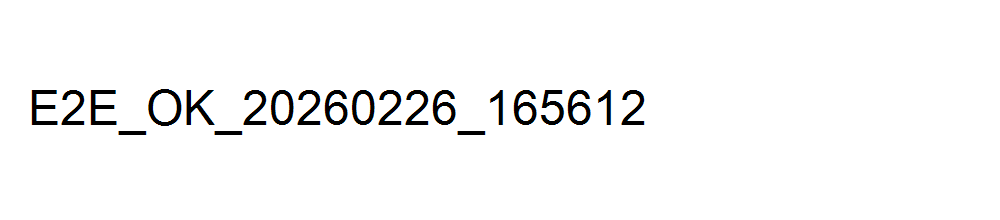
#> input picture e2e-e5517eb4-9528-4c59-9e9a-d2940efaace2.png, 1000 x 220 px; the run also reads 1 picture not shown here
$ python image_enhancer.py ../.. out ../../test_image.png ../../e2e-e5517eb4-9528-4c59-9e9a-d2940efaace2.png ../../e2e-e5517eb4-9528-4c59-9e9a-d2940efaace2.png   (older library calls are emulated)
#> lines starting #> are read from the running program, lines starting #| are printed output that depends on the picture; after the words box and inside, x2 and y2 are one past the last pixel; in counts of white or black regions, pixels touching at a corner belong together
"""
Universal Document Image Preprocessing Pipeline — Industry Grade

Adaptive pipeline that analyzes each image and applies only the transforms it needs.
Preserves ALL structural elements (table borders, lines, checkboxes, stamps).

Capabilities:
 ┌──────────────────────────────────────────────────────────┐
 │  1. Quality Assessment   — score input, decide pipeline  │
 │  2. Orientation Fix      — auto-rotate 0°/90°/180°/270° │
 │  3. Perspective Correct  — fix camera angle distortion   │
 │  4. Shadow Removal       — uneven lighting compensation  │
 │  5. Noise Reduction      — adaptive strength per quality │
 │  6. Contrast Enhancement — CLAHE with smart clip limits  │
 │  7. Sharpening           — edge-aware unsharp mask       │
 │  8. Deskew               — sub-degree precision          │
 │  9. Resolution Normalize — ensure 300 DPI minimum        │
 │ 10. Color Mode Detect    — color/grayscale/binary auto   │
 └──────────────────────────────────────────────────────────┘

Design principles:
 - NEVER removes borders or lines (tables, forms, boxes are sacred)
 - Adaptive: noisy images get heavier denoising, clean ones get minimal
 - Two output modes: GLM (color-preserving) and Binary (traditional OCR)
 - Every transform is idempotent — running twice gives same result
"""

import cv2
import numpy as np
import os
import logging
import math
from dataclasses import dataclass, field
from pathlib import Path
from enum import Enum
from typing import Optional, Tuple, List

logger = logging.getLogger(__name__)
logging.basicConfig(level=logging.INFO, format='%(asctime)s %(levelname)s %(message)s')


class DocType(Enum):
    PRINTED = "printed"
    HANDWRITTEN = "handwritten"
    MIXED = "mixed"
    PHOTO = "photo"           # camera capture of document
    SCAN_CLEAN = "scan_clean"
    SCAN_NOISY = "scan_noisy"


class ColorMode(Enum):
    COLOR = "color"
    GRAYSCALE = "grayscale"
    BINARY = "binary"


@dataclass
class ImageProfile:
    """Analysis result for an input image."""
    width: int = 0
    height: int = 0
    noise_level: float = 0.0       # 0 = clean, 100 = very noisy
    brightness: float = 0.0        # 0-255
    contrast: float = 0.0          # std dev of pixel values
    sharpness: float = 0.0         # Laplacian variance
    skew_angle: float = 0.0        # degrees
    has_color: bool = False
    is_low_res: bool = False
    orientation: int = 0           # 0, 90, 180, 270
    doc_type: DocType = DocType.SCAN_CLEAN
    color_mode: ColorMode = ColorMode.GRAYSCALE
    needs_shadow_removal: bool = False
    needs_perspective_fix: bool = False
    quality_score: float = 1.0     # 0.0 (terrible) to 1.0 (perfect)


class UniversalImageEnhancer:
    """
    Industry-grade adaptive document image preprocessor.

    Usage:
        enhancer = UniversalImageEnhancer()
        output_path = enhancer.enhance("input.png", mode="glm")
    """

    def __init__(self, target_dpi: int = 300):
        self.target_dpi = target_dpi

    # [45 lines left out: function enhance, not called in this run]

    # ══════════════════════════════════════════
    # Phase 1: Image Analysis
    # ══════════════════════════════════════════

    def _analyze(self, img: np.ndarray) -> ImageProfile:
        """Comprehensive image quality analysis."""
        p = ImageProfile()
        p.height, p.width = img.shape[:2]
        gray = cv2.cvtColor(img, cv2.COLOR_BGR2GRAY) if len(img.shape) == 3 else img.copy()

        # Color detection
        if len(img.shape) == 3:
            hsv = cv2.cvtColor(img, cv2.COLOR_BGR2HSV)
            saturation = hsv[:, :, 1].mean()
            p.has_color = saturation > 30
            p.color_mode = ColorMode.COLOR if p.has_color else ColorMode.GRAYSCALE
        else:
            p.color_mode = ColorMode.GRAYSCALE

        # Brightness & contrast
        p.brightness = float(gray.mean())
        p.contrast = float(gray.std())

        # Noise estimation (Laplacian method)
        laplacian = cv2.Laplacian(gray, cv2.CV_64F)
        p.sharpness = float(laplacian.var())
        # Noise as ratio of high-frequency content to expected
        sigma = float(np.median(np.abs(laplacian)) / 0.6745)
        p.noise_level = min(sigma, 100.0)

        # Resolution check
        p.is_low_res = min(p.width, p.height) < 1000

        # Skew detection
        p.skew_angle = self._detect_skew(gray)

        # Orientation detection (0, 90, 180, 270)
        p.orientation = self._detect_orientation(gray)

        # Shadow detection
        p.needs_shadow_removal = self._detect_shadows(gray)

        # Perspective detection (for camera captures)
        p.needs_perspective_fix = self._detect_perspective_distortion(gray)

        # Document type classification
        p.doc_type = self._classify_document(gray, p)

        # Overall quality score
        p.quality_score = self._compute_quality_score(p)

        return p

    def _detect_skew(self, gray: np.ndarray) -> float:
        """Precise skew detection using Hough Line Transform."""
        edges = cv2.Canny(gray, 50, 150, apertureSize=3)
        lines = cv2.HoughLinesP(edges, 1, np.pi / 180, threshold=80,
                                 minLineLength=gray.shape[1] // 5, maxLineGap=15)
        if lines is None:
            return 0.0

        angles = []
        for line in lines:
            x1, y1, x2, y2 = line[0]
            if abs(x2 - x1) < 5:
                continue  # Skip vertical lines
            angle = math.degrees(math.atan2(y2 - y1, x2 - x1))
            if abs(angle) < 20:  # Only near-horizontal (text lines)
                angles.append(angle)

        if len(angles) < 3:
            return 0.0

        # Use median to be robust against outliers
        return float(np.median(angles))

    def _detect_orientation(self, gray: np.ndarray) -> int:
        """Detect if document is rotated 90°/180°/270°.

        Uses text-line density: most text documents have more horizontal
        edges than vertical ones when correctly oriented.
        """
        h, w = gray.shape
        # Only check if image is large enough
        if h < 200 or w < 200:
            return 0

        edges = cv2.Canny(gray, 50, 150)

        # Horizontal vs vertical edge density
        h_kernel = cv2.getStructuringElement(cv2.MORPH_RECT, (15, 1))
        v_kernel = cv2.getStructuringElement(cv2.MORPH_RECT, (1, 15))
        h_edges = cv2.morphologyEx(edges, cv2.MORPH_CLOSE, h_kernel)
        v_edges = cv2.morphologyEx(edges, cv2.MORPH_CLOSE, v_kernel)

        h_density = float(h_edges.sum())
        v_density = float(v_edges.sum())

        # If vertical edges dominate, the document is likely rotated 90°
        if v_density > h_density * 1.5 and w < h:
            return 90
        elif v_density > h_density * 1.5 and w > h:
            return 270

        return 0

    def _detect_shadows(self, gray: np.ndarray) -> bool:
        """Detect uneven lighting / shadows."""
        # Divide image into quadrants and compare brightness
        h, w = gray.shape
        quadrants = [
            gray[:h//2, :w//2],
            gray[:h//2, w//2:],
            gray[h//2:, :w//2],
            gray[h//2:, w//2:],
        ]
        means = [float(q.mean()) for q in quadrants]
        brightness_range = max(means) - min(means)
        return brightness_range > 50  # Significant uneven lighting

    def _detect_perspective_distortion(self, gray: np.ndarray) -> bool:
        """Detect if image is a camera capture with perspective distortion."""
        h, w = gray.shape
        edges = cv2.Canny(gray, 50, 150)
        lines = cv2.HoughLinesP(edges, 1, np.pi / 180, threshold=100,
                                 minLineLength=min(h, w) // 3, maxLineGap=20)
        if lines is None:
            return False

        # Check if there are strong diagonal lines (perspective)
        diagonal_count = 0
        for line in lines:
            x1, y1, x2, y2 = line[0]
            if abs(x2 - x1) < 5:
                continue
            angle = abs(math.degrees(math.atan2(y2 - y1, x2 - x1)))
            if 5 < angle < 85:  # Neither horizontal nor vertical
                diagonal_count += 1

        return diagonal_count > len(lines) * 0.4  # >40% diagonal = likely camera capture

    def _classify_document(self, gray: np.ndarray, profile: ImageProfile) -> DocType:
        """Classify document type based on image characteristics."""
        if profile.needs_perspective_fix:
            return DocType.PHOTO

        if profile.noise_level > 30:
            return DocType.SCAN_NOISY

        # Handwriting detection: handwritten text has more varied stroke widths
        # and less regular vertical/horizontal alignment
        edges = cv2.Canny(gray, 50, 150)
        h_proj = np.sum(edges, axis=1)
        regularity = np.std(h_proj[h_proj > 0]) / (np.mean(h_proj[h_proj > 0]) + 1e-6)

        if regularity > 1.5:
            return DocType.HANDWRITTEN
        elif regularity > 0.8:
            return DocType.MIXED

        return DocType.PRINTED if profile.noise_level < 10 else DocType.SCAN_CLEAN

    def _compute_quality_score(self, p: ImageProfile) -> float:
        """Composite quality score 0.0-1.0."""
        score = 1.0

        # Penalize low resolution
        if p.is_low_res:
            score -= 0.2

        # Penalize high noise
        score -= min(p.noise_level / 100, 0.3)

        # Penalize low contrast
        if p.contrast < 30:
            score -= 0.2

        # Penalize skew
        if abs(p.skew_angle) > 1.0:
            score -= 0.1

        # Penalize shadows
        if p.needs_shadow_removal:
            score -= 0.1

        return max(0.0, min(1.0, score))

    # ══════════════════════════════════════════
    # Phase 2: Transforms
    # ══════════════════════════════════════════

    # [111 lines left out: functions _fix_orientation, _fix_perspective, _order_points, _remove_shadows, _adaptive_denoise, not called in this run]

    def _adaptive_contrast(self, img: np.ndarray, profile: ImageProfile) -> np.ndarray:
        """CLAHE with adaptive clip limit based on image contrast."""
        clip = 2.0  # Default
        if profile.contrast < 25:
            clip = 4.0  # Low contrast → aggressive enhancement
        elif profile.contrast > 60:
            clip = 1.5  # Good contrast → mild enhancement

        logger.info(f"  📊 CLAHE contrast (clip={clip:.1f}, input_contrast={profile.contrast:.1f})")

        if len(img.shape) == 3:
            lab = cv2.cvtColor(img, cv2.COLOR_BGR2LAB)
            l, a, b = cv2.split(lab)
            clahe = cv2.createCLAHE(clipLimit=clip, tileGridSize=(8, 8))
            l = clahe.apply(l)
            return cv2.cvtColor(cv2.merge([l, a, b]), cv2.COLOR_LAB2BGR)
        else:
            clahe = cv2.createCLAHE(clipLimit=clip, tileGridSize=(8, 8))
            return clahe.apply(img)

    # [29 lines left out: functions _sharpen, _deskew, not called in this run]

    def _upscale(self, img: np.ndarray) -> np.ndarray:
        """Bicubic upscale to ensure minimum 300 DPI equivalent."""
        h, w = img.shape[:2]
        min_dim = 1500  # ~300 DPI at 5 inches
        if min(h, w) >= min_dim:
            return img

        scale = min_dim / min(h, w)
        new_w, new_h = int(w * scale), int(h * scale)
        logger.info(f"  ↗ Upscaling: {w}x{h} → {new_w}x{new_h}")
        return cv2.resize(img, (new_w, new_h), interpolation=cv2.INTER_CUBIC)

    # ══════════════════════════════════════════
    # Pipelines
    # ══════════════════════════════════════════

    def enhance(self, input_path: str, output_path: str = None, mode: str = "glm", deskew: bool = True, denoise: bool = True) -> str:
        """
        Main entry point. Analyzes the image, builds an adaptive pipeline,
        and produces an enhanced output.

        Args:
            input_path: Path to input image
            output_path: Optional output path
            mode: "glm" (color-preserving for GLM-OCR) or "binary" (traditional OCR)
            deskew: Whether to perform deskewing
            denoise: Whether to perform denoising
        """
        if output_path is None:
            base, ext = os.path.splitext(input_path)
            output_path = f"{base}_enhanced{ext}"

        img = cv2.imread(input_path)
        if img is None:
            raise ValueError(f"Cannot read image: {input_path}")

        fname = os.path.basename(input_path)
        logger.info(f"{'─'*50}")
        logger.info(f"📸 Processing: {fname} ({img.shape[1]}x{img.shape[0]}) | deskew={deskew}, denoise={denoise}")

        # ── Phase 1: Analyze ──
        profile = self._analyze(img)
        logger.info(f"  📊 Profile: type={profile.doc_type.value}, noise={profile.noise_level:.1f}, "
                     f"contrast={profile.contrast:.1f}, sharpness={profile.sharpness:.1f}, "
                     f"quality={profile.quality_score:.2f}")

        # ── Phase 2: Orientation correction ──
        if profile.orientation != 0:
            img = self._fix_orientation(img, profile.orientation)

        # ── Phase 3: Perspective correction (camera captures) ──
        if profile.needs_perspective_fix:
            img = self._fix_perspective(img)

        # ── Phase 4: Apply mode-specific pipeline ──
        if mode == "glm":
            img = self._pipeline_glm(img, profile, deskew=deskew, denoise=denoise)
        else:
            img = self._pipeline_binary(img, profile, deskew=deskew, denoise=denoise)

        cv2.imwrite(output_path, img, [cv2.IMWRITE_PNG_COMPRESSION, 3])
        logger.info(f"  ✅ Saved: {output_path}")
        return output_path

    # [30 lines left out: function _pipeline_glm, not called in this run]

    def _pipeline_binary(self, img: np.ndarray, profile: ImageProfile, deskew: bool = True, denoise: bool = True) -> np.ndarray:
        """Binary pipeline for traditional OCR engines."""
        logger.info(f"  ⬛ Pipeline: Binary (deskew={deskew}, denoise={denoise})")

        img = self._upscale(img)
        gray = cv2.cvtColor(img, cv2.COLOR_BGR2GRAY) if len(img.shape) == 3 else img

        if profile.needs_shadow_removal:
            gray = self._remove_shadows(gray)

        if denoise:
            gray = self._adaptive_denoise(gray, profile.noise_level)

        gray = self._adaptive_contrast(gray, profile)

        if deskew:
            gray = self._deskew(gray, profile.skew_angle)

        # Adaptive binarization
        binary = cv2.adaptiveThreshold(
            gray, 255, cv2.ADAPTIVE_THRESH_GAUSSIAN_C,
            cv2.THRESH_BINARY, blockSize=15, C=8
        )

        # Gentle morphological cleanup (preserves thin strokes and lines)
        if profile.doc_type == DocType.HANDWRITTEN:
            kernel = cv2.getStructuringElement(cv2.MORPH_ELLIPSE, (2, 2))
            binary = cv2.morphologyEx(binary, cv2.MORPH_CLOSE, kernel, iterations=1)

        return binary


# ══════════════════════════════════════════
# Batch Processing
# ══════════════════════════════════════════

def process_directory(input_dir: str, output_dir: str, mode: str = "glm", deskew: bool = True, denoise: bool = True) -> list:
    """Process all images in a directory."""
    os.makedirs(output_dir, exist_ok=True)
    enhancer = UniversalImageEnhancer()
    extensions = {'.png', '.jpg', '.jpeg', '.tiff', '.bmp', '.webp'}
    results = []

    for fname in sorted(os.listdir(input_dir)):
        if Path(fname).suffix.lower() in extensions:
            input_path = os.path.join(input_dir, fname)
            output_path = os.path.join(output_dir, fname)
            try:
                enhancer.enhance(input_path, output_path, mode=mode, deskew=deskew, denoise=denoise)
#> in enhance, img is the input picture: shape (220, 1000, 3); mean B, G, R 247.4, 247.4, 247.4
#> in _analyze, `gray = cv2.cvtColor(img, cv2.COLOR_BGR2GRAY) if len(img.shape) == 3 el..`:
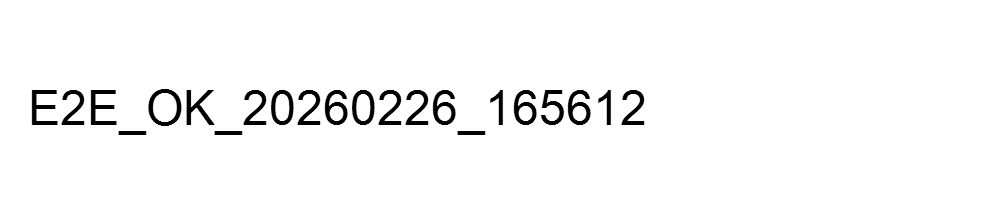
#> gray: shape (220, 1000); min 0, max 255, mean 247.4
#> in _analyze, `hsv = cv2.cvtColor(img, cv2.COLOR_BGR2HSV)`: hsv: shape (220, 1000, 3); mean H, S, V 0.8, 2.2, 248.1
#> in _analyze, `saturation = hsv[:, :, 1].mean()`: saturation = 2.19
#> in _analyze, `p.has_color = saturation > 30`: p.has_color = False
#> in _analyze, `p.brightness = float(gray.mean())`: p.brightness = 247.4
#> in _analyze, `p.contrast = float(gray.std())`: p.contrast = 42.13
#> in _analyze, `laplacian = cv2.Laplacian(gray, cv2.CV_64F)`:
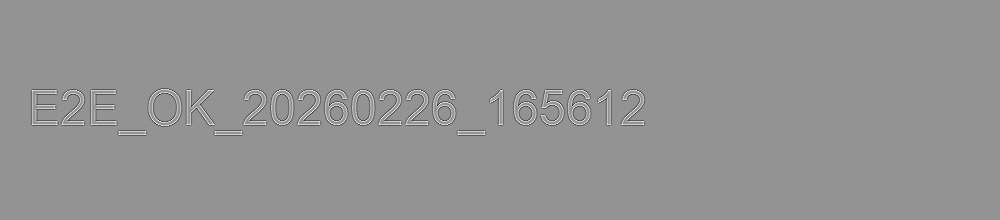
#> laplacian: shape (220, 1000) float64; min -632, max 457, mean 0; drawn with min black and max white
#> in _analyze, `p.sharpness = float(laplacian.var())`: p.sharpness = 1765.7
#> in _analyze, `sigma = float(np.median(np.abs(laplacian)) / 0.6745)`: sigma = 0
#> in _detect_skew, `edges = cv2.Canny(gray, 50, 150, apertureSize=3)`:
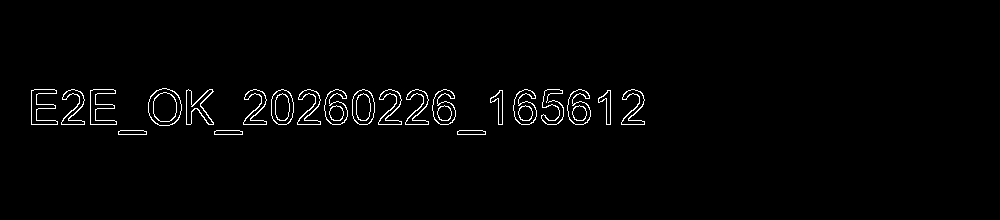
#> edges: shape (220, 1000); 1.6% white in thin lines or dots, all inside (x1, y1, x2, y2) = (31, 88, 645, 135)
#> in _detect_skew, `lines = cv2.HoughLinesP(edges, 1, np.pi / 180, threshold=80, minLineLe..`: lines = [[244, 120, 453, 120], [246, 93, 453, 93], [245, 94, 453, 94], [245, 95, 454, 95], [245, 96, 450, 96]]
#> the loop in _detect_skew, `for line in lines:` made 5 passes
#> after the loop in _detect_skew, `for line in lines:`: angles = [0, 0, 0, 0, 0]
#> in _analyze, `p.skew_angle = self._detect_skew(gray)`: p.skew_angle = 0
#> in _detect_orientation, `h_edges = cv2.morphologyEx(edges, cv2.MORPH_CLOSE, h_kernel)`:
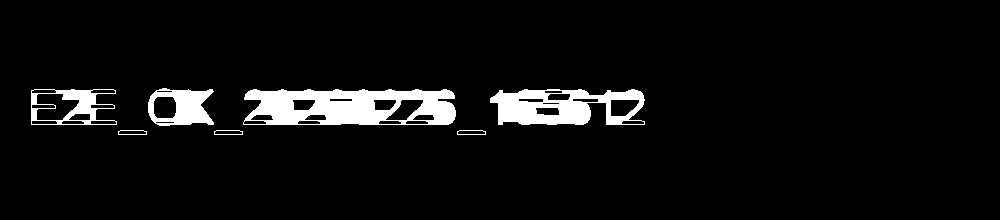
#> h_edges: shape (220, 1000); 5.5% white; 7 white regions, largest, box (x1, y1, x2, y2) and area: (243, 89, 456, 125) 5637, (490, 89, 645, 125) 3572, (148, 88, 214, 126) 1537
#> in _detect_orientation, `v_edges = cv2.morphologyEx(edges, cv2.MORPH_CLOSE, v_kernel)`:
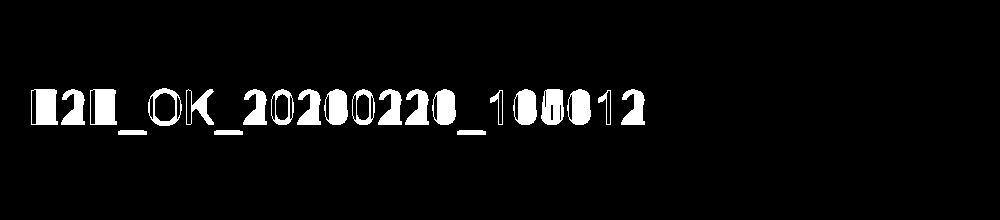
#> v_edges: shape (220, 1000); 4.6% white; 22 white regions, largest, box (x1, y1, x2, y2) and area: (31, 89, 58, 125) 774, (90, 89, 117, 125) 774, (541, 89, 564, 125) 655
#> in _detect_orientation, `h_density = float(h_edges.sum())`: h_density = 3107430
#> in _detect_orientation, `v_density = float(v_edges.sum())`: v_density = 2589270
#> in _analyze, `p.orientation = self._detect_orientation(gray)`: p.orientation = 0
#> in _detect_shadows, `means = [float(q.mean()) for q in quadrants]`: means = [242.9, 250.5, 244.2, 251.8]
#> in _detect_shadows, `brightness_range = max(means) - min(means)`: brightness_range = 8.87
#> in _analyze, `p.needs_shadow_removal = self._detect_shadows(gray)`: p.needs_shadow_removal = False
#> in _detect_perspective_distortion, `lines = cv2.HoughLinesP(edges, 1, np.pi / 180, threshold=100, minLineL..`: lines = 13 rows, first 6: [243, 124, 448, 124], [244, 120, 453, 120], [246, 93, 453, 93], [496, 94, 642, 94], [34, 89, 113, 89], [256, 108, 454, 108]
#> the loop in _detect_perspective_distortion, `for line in lines:` made 13 passes
#> (x1, y1, x2, y2, angle) on passes 1 to 12: (243, 124, 448, 124, 0), (244, 120, 453, 120, 0), (246, 93, 453, 93, 0), (496, 94, 642, 94, 0), (34, 89, 113, 89, 0), (256, 108, 454, 108, 0), (246, 117, 455, 110, 1.92), (245, 95, 438, 98, 0.891), (245, 96, 437, 99, 0.895), (498, 104, 610, 104, 0), (280, 94, 454, 97, 0.988), (31, 124, 114, 120, 2.76)
#> after the loop in _detect_perspective_distortion, `for line in lines:`: diagonal_count = 0
#> in _analyze, `p.needs_perspective_fix = self._detect_perspective_distortion(gray)`: p.needs_perspective_fix = False
#> in _classify_document, `h_proj = np.sum(edges, axis=1)`: h_proj = 220 values, max 73440 at index 124, min 0 at index 0, mean 4189
#> in _classify_document, `regularity = np.std(h_proj[h_proj > 0]) / (np.mean(h_proj[h_proj > 0])..`: regularity = 0.597
#> in _compute_quality_score, `score -= min(p.noise_level / 100, 0.3)`: score = 0.8
#> in _pipeline_binary, `binary = cv2.adaptiveThreshold( gray, 255, cv2.ADAPTIVE_THRESH_GAUSSIA..`:
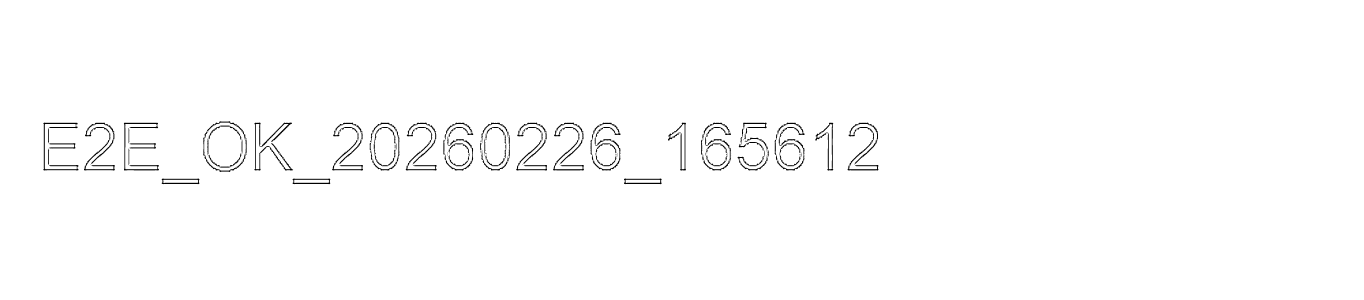
#> binary: shape (1500, 6818) (shown at 1/5 size); 98.9% white; 318 black regions (33 under 20 px), largest, box (x1, y1, x2, y2) and area: (619, 613, 795, 853) 4614, (1272, 613, 1460, 853) 4611, (217, 613, 393, 853) 4606
                results.append({"file": fname, "status": "success"})
            except Exception as e:
                logger.error(f"Failed: {fname}: {e}")
                results.append({"file": fname, "status": "error", "error": str(e)})

    return results


if __name__ == "__main__":
    import sys
    if len(sys.argv) < 3:
        print("Usage: python image_enhancer.py <input_dir> <output_dir> [mode: glm|binary] [deskew: true|false] [denoise: true|false]")
        sys.exit(1)

    input_dir = sys.argv[1]
    output_dir = sys.argv[2]
    mode = sys.argv[3] if len(sys.argv) > 3 else "glm"
    deskew = sys.argv[4].lower() == "true" if len(sys.argv) > 4 else True
    denoise = sys.argv[5].lower() == "true" if len(sys.argv) > 5 else True

    results = process_directory(input_dir, output_dir, mode, deskew, denoise)

    success = sum(1 for r in results if r["status"] == "success")
    print(f"\n{'═'*40}")
    print(f"Processed {len(results)} images: {success} success, {len(results)-success} failed")
    for r in results:
        icon = "✅" if r["status"] == "success" else "❌"
        print(f"  {icon} {r['file']}")
